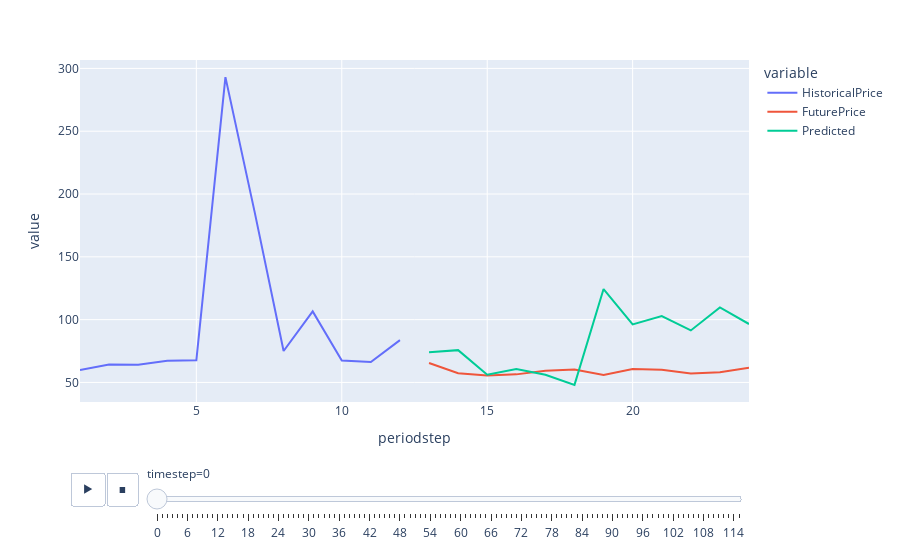

Notebook code cell kept with this figure:
### Code cell
import plotly.express as px

fig = px.line(ddf, x="periodstep", y=["HistoricalPrice", "FuturePrice", "Predicted"], animation_frame="timestep")
# fig.update_layout(height=700)  
fig.show()

### Figure 1 — Plotly figure (JSON) as saved in the notebook; plotly's stock layout.template omitted (floating-point values rounded to 4 significant figures)
{"data": [{"hovertemplate": "variable=HistoricalPrice<br>timestep=0<br>periodstep=%{x}<br>value=%{y}<extra></extra>", "legendgroup": "HistoricalPrice", "line": {"color": "#636efa", "dash": "solid"}, "marker": {"symbol": "circle"}, "mode": "lines", "name": "HistoricalPrice", "orientation": "v", "showlegend": true, "type": "scatter", "x": [1, 2, 3, 4, 5, 6, 7, 8, 9, 10, 11, 12, 13, 14, 15, 16, 17, 18, 19, 20, 21, 22, 23, 24], "xaxis": "x", "y": [59.91, 64.2, 64.15, 67.2, 67.58, 293.1, 186.2, 75, 106.6, 67.44, 66.31, 83.71, null, null, null, null, null, null, null, null, null, null, null, null], "yaxis": "y"}, {"hovertemplate": "variable=FuturePrice<br>timestep=0<br>periodstep=%{x}<br>value=%{y}<extra></extra>", "legendgroup": "FuturePrice", "line": {"color": "#EF553B", "dash": "solid"}, "marker": {"symbol": "circle"}, "mode": "lines", "name": "FuturePrice", "orientation": "v", "showlegend": true, "type": "scatter", "x": [1, 2, 3, 4, 5, 6, 7, 8, 9, 10, 11, 12, 13, 14, 15, 16, 17, 18, 19, 20, 21, 22, 23, 24], "xaxis": "x", "y": [null, null, null, null, null, null, null, null, null, null, null, null, 65.51, 57.34, 55.57, 56.42, 59.36, 60.26, 55.97, 60.71, 60.15, 57.11, 58.05, 61.79], "yaxis": "y"}, {"hovertemplate": "variable=Predicted<br>timestep=0<br>periodstep=%{x}<br>value=%{y}<extra></extra>", "legendgroup": "Predicted", "line": {"color": "#00cc96", "dash": "solid"}, "marker": {"symbol": "circle"}, "mode": "lines", "name": "Predicted", "orientation": "v", "showlegend": true, "type": "scatter", "x": [1, 2, 3, 4, 5, 6, 7, 8, 9, 10, 11, 12, 13, 14, 15, 16, 17, 18, 19, 20, 21, 22, 23, 24], "xaxis": "x", "y": [null, null, null, null, null, null, null, null, null, null, null, null, 74.11, 75.7, 56.18, 60.7, 56.06, 48.04, 124.4, 96.19, 102.8, 91.4, 109.7, 96.51], "yaxis": "y"}], "layout": {"legend": {"title": {"text": "variable"}, "tracegroupgap": 0}, "margin": {"t": 60}, "sliders": [{"active": 0, "currentvalue": {"prefix": "timestep="}, "len": 0.9, "pad": {"b": 10, "t": 60}, "steps": [{"args": [["0"], {"frame": {"duration": 0, "redraw": false}, "fromcurrent": true, "mode": "immediate", "transition": {"duration": 0, "easing": "linear"}}], "label": "0", "method": "animate"}, {"args": [["1"], {"frame": {"duration": 0, "redraw": false}, "fromcurrent": true, "mode": "immediate", "transition": {"duration": 0, "easing": "linear"}}], "label": "1", "method": "animate"}, {"args": [["2"], {"frame": {"duration": 0, "redraw": false}, "fromcurrent": true, "mode": "immediate", "transition": {"duration": 0, "easing": "linear"}}], "label": "2", "method": "animate"}, {"args": [["3"], {"frame": {"duration": 0, "redraw": false}, "fromcurrent": true, "mode": "immediate", "transition": {"duration": 0, "easing": "linear"}}], "label": "3", "method": "animate"}, {"args": [["4"], {"frame": {"duration": 0, "redraw": false}, "fromcurrent": true, "mode": "immediate", "transition": {"duration": 0, "easing": "linear"}}], "label": "4", "method": "animate"}, {"args": [["5"], {"frame": {"duration": 0, "redraw": false}, "fromcurrent": true, "mode": "immediate", "transition": {"duration": 0, "easing": "linear"}}], "label": "5", "method": "animate"}, {"args": [["6"], {"frame": {"duration": 0, "redraw": false}, "fromcurrent": true, "mode": "immediate", "transition": {"duration": 0, "easing": "linear"}}], "label": "6", "method": "animate"}, {"args": [["7"], {"frame": {"duration": 0, "redraw": false}, "fromcurrent": true, "mode": "immediate", "transition": {"duration": 0, "easing": "linear"}}], "label": "7", "method": "animate"}, {"args": [["8"], {"frame": {"duration": 0, "redraw": false}, "fromcurrent": true, "mode": "immediate", "transition": {"duration": 0, "easing": "linear"}}], "label": "8", "method": "animate"}, {"args": [["9"], {"frame": {"duration": 0, "redraw": false}, "fromcurrent": true, "mode": "immediate", "transition": {"duration": 0, "easing": "linear"}}], "label": "9", "method": "animate"}, {"args": [["10"], {"frame": {"duration": 0, "redraw": false}, "fromcurrent": true, "mode": "immediate", "transition": {"duration": 0, "easing": "linear"}}], "label": "10", "method": "animate"}, {"args": [["11"], {"frame": {"duration": 0, "redraw": false}, "fromcurrent": true, "mode": "immediate", "transition": {"duration": 0, "easing": "linear"}}], "label": "11", "method": "animate"}, {"args": [["12"], {"frame": {"duration": 0, "redraw": false}, "fromcurrent": true, "mode": "immediate", "transition": {"duration": 0, "easing": "linear"}}], "label": "12", "method": "animate"}, {"args": [["13"], {"frame": {"duration": 0, "redraw": false}, "fromcurrent": true, "mode": "immediate", "transition": {"duration": 0, "easing": "linear"}}], "label": "13", "method": "animate"}, {"args": [["14"], {"frame": {"duration": 0, "redraw": false}, "fromcurrent": true, "mode": "immediate", "transition": {"duration": 0, "easing": "linear"}}], "label": "14", "method": "animate"}, {"args": [["15"], {"frame": {"duration": 0, "redraw": false}, "fromcurrent": true, "mode": "immediate", "transition": {"duration": 0, "easing": "linear"}}], "label": "15", "method": "animate"}, {"args": [["16"], {"frame": {"duration": 0, "redraw": false}, "fromcurrent": true, "mode": "immediate", "transition": {"duration": 0, "easing": "linear"}}], "label": "16", "method": "animate"}, {"args": [["17"], {"frame": {"duration": 0, "redraw": false}, "fromcurrent": true, "mode": "immediate", "transition": {"duration": 0, "easing": "linear"}}], "label": "17", "method": "animate"}, {"args": [["18"], {"frame": {"duration": 0, "redraw": false}, "fromcurrent": true, "mode": "immediate", "transition": {"duration": 0, "easing": "linear"}}], "label": "18", "method": "animate"}, {"args": [["19"], {"frame": {"duration": 0, "redraw": false}, "fromcurrent": true, "mode": "immediate", "transition": {"duration": 0, "easing": "linear"}}], "label": "19", "method": "animate"}, {"args": [["20"], {"frame": {"duration": 0, "redraw": false}, "fromcurrent": true, "mode": "immediate", "transition": {"duration": 0, "easing": "linear"}}], "label": "20", "method": "animate"}, {"args": [["21"], {"frame": {"duration": 0, "redraw": false}, "fromcurrent": true, "mode": "immediate", "transition": {"duration": 0, "easing": "linear"}}], "label": "21", "method": "animate"}, {"args": [["22"], {"frame": {"duration": 0, "redraw": false}, "fromcurrent": true, "mode": "immediate", "transition": {"duration": 0, "easing": "linear"}}], "label": "22", "method": "animate"}, {"args": [["23"], {"frame": {"duration": 0, "redraw": false}, "fromcurrent": true, "mode": "immediate", "transition": {"duration": 0, "easing": "linear"}}], "label": "23", "method": "animate"}, {"args": [["24"], {"frame": {"duration": 0, "redraw": false}, "fromcurrent": true, "mode": "immediate", "transition": {"duration": 0, "easing": "linear"}}], "label": "24", "method": "animate"}, {"args": [["25"], {"frame": {"duration": 0, "redraw": false}, "fromcurrent": true, "mode": "immediate", "transition": {"duration": 0, "easing": "linear"}}], "label": "25", "method": "animate"}, {"args": [["26"], {"frame": {"duration": 0, "redraw": false}, "fromcurrent": true, "mode": "immediate", "transition": {"duration": 0, "easing": "linear"}}], "label": "26", "method": "animate"}, {"args": [["27"], {"frame": {"duration": 0, "redraw": false}, "fromcurrent": true, "mode": "immediate", "transition": {"duration": 0, "easing": "linear"}}], "label": "27", "method": "animate"}, {"args": [["28"], {"frame": {"duration": 0, "redraw": false}, "fromcurrent": true, "mode": "immediate", "transition": {"duration": 0, "easing": "linear"}}], "label": "28", "method": "animate"}, {"args": [["29"], {"frame": {"duration": 0, "redraw": false}, "fromcurrent": true, "mode": "immediate", "transition": {"duration": 0, "easing": "linear"}}], "label": "29", "method": "animate"}, {"args": [["30"], {"frame": {"duration": 0, "redraw": false}, "fromcurrent": true, "mode": "immediate", "transition": {"duration": 0, "easing": "linear"}}], "label": "30", "method": "animate"}, {"args": [["31"], {"frame": {"duration": 0, "redraw": false}, "fromcurrent": true, "mode": "immediate", "transition": {"duration": 0, "easing": "linear"}}], "label": "31", "method": "animate"}, {"args": [["32"], {"frame": {"duration": 0, "redraw": false}, "fromcurrent": true, "mode": "immediate", "transition": {"duration": 0, "easing": "linear"}}], "label": "32", "method": "animate"}, {"args": [["33"], {"frame": {"duration": 0, "redraw": false}, "fromcurrent": true, "mode": "immediate", "transition": {"duration": 0, "easing": "linear"}}], "label": "33", "method": "animate"}, {"args": [["34"], {"frame": {"duration": 0, "redraw": false}, "fromcurrent": true, "mode": "immediate", "transition": {"duration": 0, "easing": "linear"}}], "label": "34", "method": "animate"}, {"args": [["35"], {"frame": {"duration": 0, "redraw": false}, "fromcurrent": true, "mode": "immediate", "transition": {"duration": 0, "easing": "linear"}}], "label": "35", "method": "animate"}, {"args": [["36"], {"frame": {"duration": 0, "redraw": false}, "fromcurrent": true, "mode": "immediate", "transition": {"duration": 0, "easing": "linear"}}], "label": "36", "method": "animate"}, {"args": [["37"], {"frame": {"duration": 0, "redraw": false}, "fromcurrent": true, "mode": "immediate", "transition": {"duration": 0, "easing": "linear"}}], "label": "37", "method": "animate"}, {"args": [["38"], {"frame": {"duration": 0, "redraw": false}, "fromcurrent": true, "mode": "immediate", "transition": {"duration": 0, "easing": "linear"}}], "label": "38", "method": "animate"}, {"args": [["39"], {"frame": {"duration": 0, "redraw": false}, "fromcurrent": true, "mode": "immediate", "transition": {"duration": 0, "easing": "linear"}}], "label": "39", "method": "animate"}, {"args": [["40"], {"frame": {"duration": 0, "redraw": false}, "fromcurrent": true, "mode": "immediate", "transition": {"duration": 0, "easing": "linear"}}], "label": "40", "method": "animate"}, {"args": [["41"], {"frame": {"duration": 0, "redraw": false}, "fromcurrent": true, "mode": "immediate", "transition": {"duration": 0, "easing": "linear"}}], "label": "41", "method": "animate"}, {"args": [["42"], {"frame": {"duration": 0, "redraw": false}, "fromcurrent": true, "mode": "immediate", "transition": {"duration": 0, "easing": "linear"}}], "label": "42", "method": "animate"}, {"args": [["43"], {"frame": {"duration": 0, "redraw": false}, "fromcurrent": true, "mode": "immediate", "transition": {"duration": 0, "easing": "linear"}}], "label": "43", "method": "animate"}, {"args": [["44"], {"frame": {"duration": 0, "redraw": false}, "fromcurrent": true, "mode": "immediate", "transition": {"duration": 0, "easing": "linear"}}], "label": "44", "method": "animate"}, {"args": [["45"], {"frame": {"duration": 0, "redraw": false}, "fromcurrent": true, "mode": "immediate", "transition": {"duration": 0, "easing": "linear"}}], "label": "45", "method": "animate"}, {"args": [["46"], {"frame": {"duration": 0, "redraw": false}, "fromcurrent": true, "mode": "immediate", "transition": {"duration": 0, "easing": "linear"}}], "label": "46", "method": "animate"}, {"args": [["47"], {"frame": {"duration": 0, "redraw": false}, "fromcurrent": true, "mode": "immediate", "transition": {"duration": 0, "easing": "linear"}}], "label": "47", "method": "animate"}, {"args": [["48"], {"frame": {"duration": 0, "redraw": false}, "fromcurrent": true, "mode": "immediate", "transition": {"duration": 0, "easing": "linear"}}], "label": "48", "method": "animate"}, {"args": [["49"], {"frame": {"duration": 0, "redraw": false}, "fromcurrent": true, "mode": "immediate", "transition": {"duration": 0, "easing": "linear"}}], "label": "49", "method": "animate"}, {"args": [["50"], {"frame": {"duration": 0, "redraw": false}, "fromcurrent": true, "mode": "immediate", "transition": {"duration": 0, "easing": "linear"}}], "label": "50", "method": "animate"}, {"args": [["51"], {"frame": {"duration": 0, "redraw": false}, "fromcurrent": true, "mode": "immediate", "transition": {"duration": 0, "easing": "linear"}}], "label": "51", "method": "animate"}, {"args": [["52"], {"frame": {"duration": 0, "redraw": false}, "fromcurrent": true, "mode": "immediate", "transition": {"duration": 0, "easing": "linear"}}], "label": "52", "method": "animate"}, {"args": [["53"], {"frame": {"duration": 0, "redraw": false}, "fromcurrent": true, "mode": "immediate", "transition": {"duration": 0, "easing": "linear"}}], "label": "53", "method": "animate"}, {"args": [["54"], {"frame": {"duration": 0, "redraw": false}, "fromcurrent": true, "mode": "immediate", "transition": {"duration": 0, "easing": "linear"}}], "label": "54", "method": "animate"}, {"args": [["55"], {"frame": {"duration": 0, "redraw": false}, "fromcurrent": true, "mode": "immediate", "transition": {"duration": 0, "easing": "linear"}}], "label": "55", "method": "animate"}, {"args": [["56"], {"frame": {"duration": 0, "redraw": false}, "fromcurrent": true, "mode": "immediate", "transition": {"duration": 0, "easing": "linear"}}], "label": "56", "method": "animate"}, {"args": [["57"], {"frame": {"duration": 0, "redraw": false}, "fromcurrent": true, "mode": "immediate", "transition": {"duration": 0, "easing": "linear"}}], "label": "57", "method": "animate"}, {"args": [["58"], {"frame": {"duration": 0, "redraw": false}, "fromcurrent": true, "mode": "immediate", "transition": {"duration": 0, "easing": "linear"}}], "label": "58", "method": "animate"}, {"args": [["59"], {"frame": {"duration": 0, "redraw": false}, "fromcurrent": true, "mode": "immediate", "transition": {"duration": 0, "easing": "linear"}}], "label": "59", "method": "animate"}, {"args": [["60"], {"frame": {"duration": 0, "redraw": false}, "fromcurrent": true, "mode": "immediate", "transition": {"duration": 0, "easing": "linear"}}], "label": "60", "method": "animate"}, {"args": [["61"], {"frame": {"duration": 0, "redraw": false}, "fromcurrent": true, "mode": "immediate", "transition": {"duration": 0, "easing": "linear"}}], "label": "61", "method": "animate"}, {"args": [["62"], {"frame": {"duration": 0, "redraw": false}, "fromcurrent": true, "mode": "immediate", "transition": {"duration": 0, "easing": "linear"}}], "label": "62", "method": "animate"}, {"args": [["63"], {"frame": {"duration": 0, "redraw": false}, "fromcurrent": true, "mode": "immediate", "transition": {"duration": 0, "easing": "linear"}}], "label": "63", "method": "animate"}, {"args": [["64"], {"frame": {"duration": 0, "redraw": false}, "fromcurrent": true, "mode": "immediate", "transition": {"duration": 0, "easing": "linear"}}], "label": "64", "method": "animate"}, {"args": [["65"], {"frame": {"duration": 0, "redraw": false}, "fromcurrent": true, "mode": "immediate", "transition": {"duration": 0, "easing": "linear"}}], "label": "65", "method": "animate"}, {"args": [["66"], {"frame": {"duration": 0, "redraw": false}, "fromcurrent": true, "mode": "immediate", "transition": {"duration": 0, "easing": "linear"}}], "label": "66", "method": "animate"}, {"args": [["67"], {"frame": {"duration": 0, "redraw": false}, "fromcurrent": true, "mode": "immediate", "transition": {"duration": 0, "easing": "linear"}}], "label": "67", "method": "animate"}, {"args": [["68"], {"frame": {"duration": 0, "redraw": false}, "fromcurrent": true, "mode": "immediate", "transition": {"duration": 0, "easing": "linear"}}], "label": "68", "method": "animate"}, {"args": [["69"], {"frame": {"duration": 0, "redraw": false}, "fromcurrent": true, "mode": "immediate", "transition": {"duration": 0, "easing": "linear"}}], "label": "69", "method": "animate"}, {"args": [["70"], {"frame": {"duration": 0, "redraw": false}, "fromcurrent": true, "mode": "immediate", "transition": {"duration": 0, "easing": "linear"}}], "label": "70", "method": "animate"}, {"args": [["71"], {"frame": {"duration": 0, "redraw": false}, "fromcurrent": true, "mode": "immediate", "transition": {"duration": 0, "easing": "linear"}}], "label": "71", "method": "animate"}, {"args": [["72"], {"frame": {"duration": 0, "redraw": false}, "fromcurrent": true, "mode": "immediate", "transition": {"duration": 0, "easing": "linear"}}], "label": "72", "method": "animate"}, {"args": [["73"], {"frame": {"duration": 0, "redraw": false}, "fromcurrent": true, "mode": "immediate", "transition": {"duration": 0, "easing": "linear"}}], "label": "73", "method": "animate"}, {"args": [["74"], {"frame": {"duration": 0, "redraw": false}, "fromcurrent": true, "mode": "immediate", "transition": {"duration": 0, "easing": "linear"}}], "label": "74", "method": "animate"}, {"args": [["75"], {"frame": {"duration": 0, "redraw": false}, "fromcurrent": true, "mode": "immediate", "transition": {"duration": 0, "easing": "linear"}}], "label": "75", "method": "animate"}, {"args": [["76"], {"frame": {"duration": 0, "redraw": false}, "fromcurrent": true, "mode": "immediate", "transition": {"duration": 0, "easing": "linear"}}], "label": "76", "method": "animate"}, {"args": [["77"], {"frame": {"duration": 0, "redraw": false}, "fromcurrent": true, "mode": "immediate", "transition": {"duration": 0, "easing": "linear"}}], "label": "77", "method": "animate"}, {"args": [["78"], {"frame": {"duration": 0, "redraw": false}, "fromcurrent": true, "mode": "immediate", "transition": {"duration": 0, "easing": "linear"}}], "label": "78", "method": "animate"}, {"args": [["79"], {"frame": {"duration": 0, "redraw": false}, "fromcurrent": true, "mode": "immediate", "transition": {"duration": 0, "easing": "linear"}}], "label": "79", "method": "animate"}, {"args": [["80"], {"frame": {"duration": 0, "redraw": false}, "fromcurrent": true, "mode": "immediate", "transition": {"duration": 0, "easing": "linear"}}], "label": "80", "method": "animate"}, {"args": [["81"], {"frame": {"duration": 0, "redraw": false}, "fromcurrent": true, "mode": "immediate", "transition": {"duration": 0, "easing": "linear"}}], "label": "81", "method": "animate"}, {"args": [["82"], {"frame": {"duration": 0, "redraw": false}, "fromcurrent": true, "mode": "immediate", "transition": {"duration": 0, "easing": "linear"}}], "label": "82", "method": "animate"}, {"args": [["83"], {"frame": {"duration": 0, "redraw": false}, "fromcurrent": true, "mode": "immediate", "transition": {"duration": 0, "easing": "linear"}}], "label": "83", "method": "animate"}, {"args": [["84"], {"frame": {"duration": 0, "redraw": false}, "fromcurrent": true, "mode": "immediate", "transition": {"duration": 0, "easing": "linear"}}], "label": "84", "method": "animate"}, {"args": [["85"], {"frame": {"duration": 0, "redraw": false}, "fromcurrent": true, "mode": "immediate", "transition": {"duration": 0, "easing": "linear"}}], "label": "85", "method": "animate"}, {"args": [["86"], {"frame": {"duration": 0, "redraw": false}, "fromcurrent": true, "mode": "immediate", "transition": {"duration": 0, "easing": "linear"}}], "label": "86", "method": "animate"}, {"args": [["87"], {"frame": {"duration": 0, "redraw": false}, "fromcurrent": true, "mode": "immediate", "transition": {"duration": 0, "easing": "linear"}}], "label": "87", "method": "animate"}, {"args": [["88"], {"frame": {"duration": 0, "redraw": false}, "fromcurrent": true, "mode": "immediate", "transition": {"duration": 0, "easing": "linear"}}], "label": "88", "method": "animate"}, {"args": [["89"], {"frame": {"duration": 0, "redraw": false}, "fromcurrent": true, "mode": "immediate", "transition": {"duration": 0, "easing": "linear"}}], "label": "89", "method": "animate"}, {"args": [["90"], {"frame": {"duration": 0, "redraw": false}, "fromcurrent": true, "mode": "immediate", "transition": {"duration": 0, "easing": "linear"}}], "label": "90", "method": "animate"}, {"args": [["91"], {"frame": {"duration": 0, "redraw": false}, "fromcurrent": true, "mode": "immediate", "transition": {"duration": 0, "easing": "linear"}}], "label": "91", "method": "animate"}, {"args": [["92"], {"frame": {"duration": 0, "redraw": false}, "fromcurrent": true, "mode": "immediate", "transition": {"duration": 0, "easing": "linear"}}], "label": "92", "method": "animate"}, {"args": [["93"], {"frame": {"duration": 0, "redraw": false}, "fromcurrent": true, "mode": "immediate", "transition": {"duration": 0, "easing": "linear"}}], "label": "93", "method": "animate"}, {"args": [["94"], {"frame": {"duration": 0, "redraw": false}, "fromcurrent": true, "mode": "immediate", "transition": {"duration": 0, "easing": "linear"}}], "label": "94", "method": "animate"}, {"args": [["95"], {"frame": {"duration": 0, "redraw": false}, "fromcurrent": true, "mode": "immediate", "transition": {"duration": 0, "easing": "linear"}}], "label": "95", "method": "animate"}, {"args": [["96"], {"frame": {"duration": 0, "redraw": false}, "fromcurrent": true, "mode": "immediate", "transition": {"duration": 0, "easing": "linear"}}], "label": "96", "method": "animate"}, {"args": [["97"], {"frame": {"duration": 0, "redraw": false}, "fromcurrent": true, "mode": "immediate", "transition": {"duration": 0, "easing": "linear"}}], "label": "97", "method": "animate"}, {"args": [["98"], {"frame": {"duration": 0, "redraw": false}, "fromcurrent": true, "mode": "immediate", "transition": {"duration": 0, "easing": "linear"}}], "label": "98", "method": "animate"}, {"args": [["99"], {"frame": {"duration": 0, "redraw": false}, "fromcurrent": true, "mode": "immediate", "transition": {"duration": 0, "easing": "linear"}}], "label": "99", "method": "animate"}, {"args": [["100"], {"frame": {"duration": 0, "redraw": false}, "fromcurrent": true, "mode": "immediate", "transition": {"duration": 0, "easing": "linear"}}], "label": "100", "method": "animate"}, {"args": [["101"], {"frame": {"duration": 0, "redraw": false}, "fromcurrent": true, "mode": "immediate", "transition": {"duration": 0, "easing": "linear"}}], "label": "101", "method": "animate"}, {"args": [["102"], {"frame": {"duration": 0, "redraw": false}, "fromcurrent": true, "mode": "immediate", "transition": {"duration": 0, "easing": "linear"}}], "label": "102", "method": "animate"}, {"args": [["103"], {"frame": {"duration": 0, "redraw": false}, "fromcurrent": true, "mode": "immediate", "transition": {"duration": 0, "easing": "linear"}}], "label": "103", "method": "animate"}, {"args": [["104"], {"frame": {"duration": 0, "redraw": false}, "fromcurrent": true, "mode": "immediate", "transition": {"duration": 0, "easing": "linear"}}], "label": "104", "method": "animate"}, {"args": [["105"], {"frame": {"duration": 0, "redraw": false}, "fromcurrent": true, "mode": "immediate", "transition": {"duration": 0, "easing": "linear"}}], "label": "105", "method": "animate"}, {"args": [["106"], {"frame": {"duration": 0, "redraw": false}, "fromcurrent": true, "mode": "immediate", "transition": {"duration": 0, "easing": "linear"}}], "label": "106", "method": "animate"}, {"args": [["107"], {"frame": {"duration": 0, "redraw": false}, "fromcurrent": true, "mode": "immediate", "transition": {"duration": 0, "easing": "linear"}}], "label": "107", "method": "animate"}, {"args": [["108"], {"frame": {"duration": 0, "redraw": false}, "fromcurrent": true, "mode": "immediate", "transition": {"duration": 0, "easing": "linear"}}], "label": "108", "method": "animate"}, {"args": [["109"], {"frame": {"duration": 0, "redraw": false}, "fromcurrent": true, "mode": "immediate", "transition": {"duration": 0, "easing": "linear"}}], "label": "109", "method": "animate"}, {"args": [["110"], {"frame": {"duration": 0, "redraw": false}, "fromcurrent": true, "mode": "immediate", "transition": {"duration": 0, "easing": "linear"}}], "label": "110", "method": "animate"}, {"args": [["111"], {"frame": {"duration": 0, "redraw": false}, "fromcurrent": true, "mode": "immediate", "transition": {"duration": 0, "easing": "linear"}}], "label": "111", "method": "animate"}, {"args": [["112"], {"frame": {"duration": 0, "redraw": false}, "fromcurrent": true, "mode": "immediate", "transition": {"duration": 0, "easing": "linear"}}], "label": "112", "method": "animate"}, {"args": [["113"], {"frame": {"duration": 0, "redraw": false}, "fromcurrent": true, "mode": "immediate", "transition": {"duration": 0, "easing": "linear"}}], "label": "113", "method": "animate"}, {"args": [["114"], {"frame": {"duration": 0, "redraw": false}, "fromcurrent": true, "mode": "immediate", "transition": {"duration": 0, "easing": "linear"}}], "label": "114", "method": "animate"}, {"args": [["115"], {"frame": {"duration": 0, "redraw": false}, "fromcurrent": true, "mode": "immediate", "transition": {"duration": 0, "easing": "linear"}}], "label": "115", "method": "animate"}], "x": 0.1, "xanchor": "left", "y": 0, "yanchor": "top"}], "updatemenus": [{"buttons": [{"args": [null, {"frame": {"duration": 500, "redraw": false}, "fromcurrent": true, "mode": "immediate", "transition": {"duration": 500, "easing": "linear"}}], "label": "&#9654;", "method": "animate"}, {"args": [[null], {"frame": {"duration": 0, "redraw": false}, "fromcurrent": true, "mode": "immediate", "transition": {"duration": 0, "easing": "linear"}}], "label": "&#9724;", "method": "animate"}], "direction": "left", "pad": {"r": 10, "t": 70}, "showactive": false, "type": "buttons", "x": 0.1, "xanchor": "right", "y": 0, "yanchor": "top"}], "xaxis": {"anchor": "y", "domain": [0, 1], "title": {"text": "periodstep"}}, "yaxis": {"anchor": "x", "domain": [0, 1], "title": {"text": "value"}}}}
